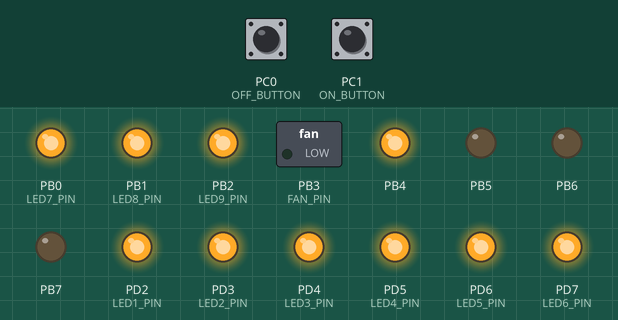
A program run on a simulated ATmega328P, built with avr-gcc and emulated at 16 MHz. On the bench: switched loads named in the program (green lamp = pin HIGH), output pins drawn as LEDs (lit = HIGH). The inputs (shaded band) are chosen by the test bench; at power-on: PC1 (ON_BUTTON) HIGH, PC0 (OFF_BUTTON) HIGH.

Above: at 3.8 s.
3.9 s: PC1 (ON_BUTTON) pulled LOW for 3.2 s
At 7.3 s:
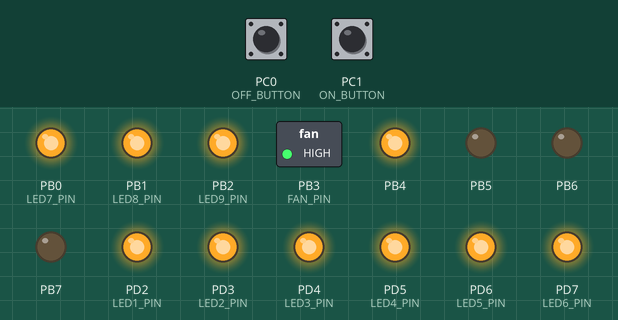
8.6 s: PC0 (OFF_BUTTON) pulled LOW for 3.2 s
At 11.5 s:
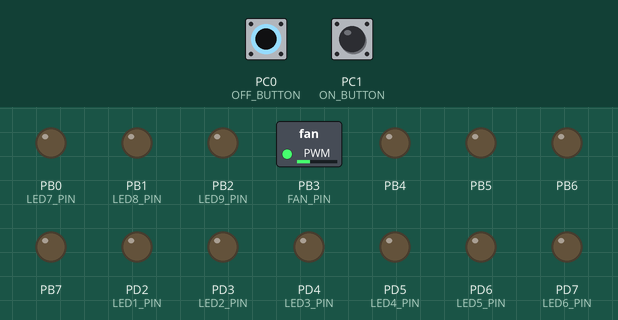
13.3 s: PC1 (ON_BUTTON) pulled LOW for 0.15 s
At 15.2 s:
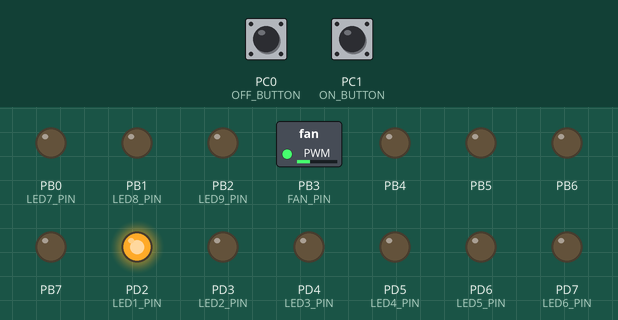
15.5 s: PC1 (ON_BUTTON) pulled LOW for 1 s
At 17.2 s:
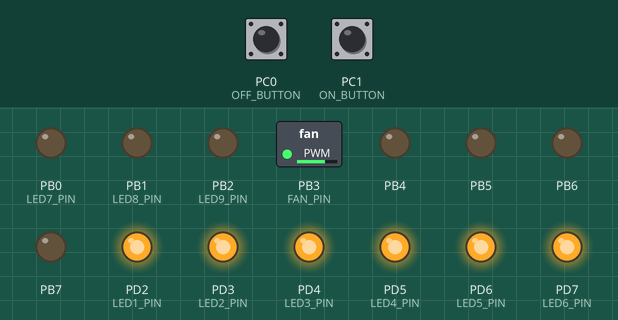
18.0 s: PC0 (OFF_BUTTON) pulled LOW for 0.15 s
At 18.5 s:
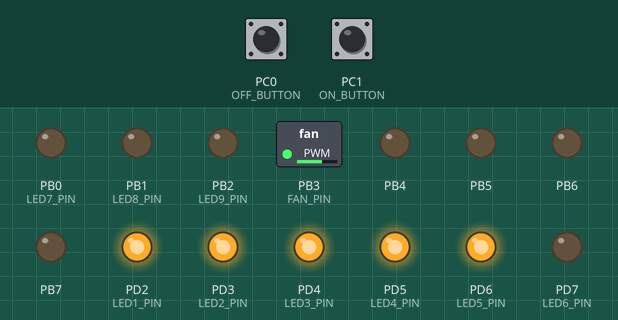
Timing chart, 0 to 20.6 s (numbered marks = the images above; inputs shaded):
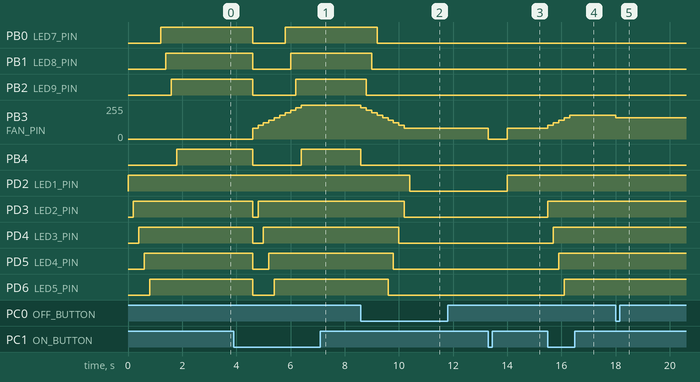

The program:

main.c
```c
/*
 * fanControl.c
 *
 * Created: 2017-04-27
 * Author : Johan Kämpe
 */

#include <avr/io.h>
#define F_CPU 16000000UL
#include <util/delay.h>

/*   Fan speeds    */
#define OFF 0
#define MAX_SPEED 10
enum{
    LED1_PIN = PD2, //index 0
    LED2_PIN = PD3, //index 1
    LED3_PIN = PD4, //index 2
    LED4_PIN = PD5, //index 3
    LED5_PIN = PD6, //index 4
    LED6_PIN = PD7, //index 5
    LED7_PIN = PB0, //index 6
    LED8_PIN = PB1, //index 7
    LED9_PIN = PB2, //index 8
    LED10_PIN = PB4 //index 9
    };

int ledPins[10] = {
    LED1_PIN,
    LED2_PIN,
    LED3_PIN,
    LED4_PIN,
    LED5_PIN,
    LED6_PIN, //index 5
    LED7_PIN, //index 6
    LED8_PIN,
    LED9_PIN,
    LED10_PIN //index 9
};
int fanRunning = 0;
#define MIN_DUTY_CYCLE (255 * 0.25)
#define DUTY_CYCLE_STEPS ((255 - MIN_DUTY_CYCLE) / 10)
#define FAN_PIN PB3 //Arduino pin D11 - OC2A PWM
//#define ON_BUTTON PC0
//#define OFF_BUTTON PC1 // EV SWAP

#define ON_BUTTON PC1
#define OFF_BUTTON PC0 // EV SWAP

int checkPin(int pin);
void setLedIndicator(int n);
void setFanSpeed(int n);

int main(void){
    //DDRC &= ~(1 << ON_BUTTON);
    //DDRC &= ~(1 << OFF_BUTTON);
    DDRC = (0b00000000); //Read
    PORTC = 0xFF;
    DDRD = (0b11111111); //Write
    DDRB = (0b11111111); //Write
    //DDRB |= (1<<LED8_PIN) | (1<<LED9_PIN) | (1<<LED10_PIN) | (1<<FAN_PIN);
    int fanSpeed = OFF;
    int updateSetting = 0;
    /*  Test leds */
    for(int i = 1; i <= 10; i++){
        setLedIndicator(i);
        _delay_ms(200);
    }
    _delay_ms(1000);
    /*   Main loop    */
    while (1){
        if(!checkPin(ON_BUTTON)){
            if(fanSpeed != MAX_SPEED){
                fanSpeed++;
                updateSetting = 1;
           }
        }

        else if(!checkPin(OFF_BUTTON)){
            if(fanSpeed != OFF){
                fanSpeed--;
                updateSetting = 1;
            }
        }

        if(updateSetting){
            setFanSpeed(fanSpeed);
            setLedIndicator(fanSpeed);
            updateSetting = 0;
            _delay_ms(200);
        }
    }
}

/*	 Check digital input on pin, returns 1 / 0	*/
int checkPin(int pin){
    int check = (PINC & (1 << pin));
	//return (PINC & (1 << pin));
    return (check > 0);
}

/*   Set fan speed via PWM?! */
void setFanSpeed(int n){
    uint8_t dutyCycle;
    dutyCycle = n * DUTY_CYCLE_STEPS + MIN_DUTY_CYCLE;
    if(!n){
        DDRB &= ~(1 << FAN_PIN);
        dutyCycle = 0x00;
        fanRunning = 0;
    }
    if(n == 1 && !fanRunning){
        DDRB |= (1 << FAN_PIN);
        _delay_ms(700);
        fanRunning = 1;
    }
    if(n == MAX_SPEED){
        dutyCycle = 255;
    }
    OCR2A = dutyCycle; //0-255
    TCCR2A |= (1 << COM2A1);
    // set none-inverting mode
    TCCR2A |= (1 << WGM21) | (1 << WGM20);
    // set fast PWM Mode
    TCCR2B |= (1 << CS21);
    // set prescaler to 8 and starts PWM
}

void setLedIndicator(int n){
    /*   Set LEDs off    */
    PORTD = 0x00;
    PORTB &= (0b11101000);

    /*    Skip loop   */
    if(n == OFF){
        return;
    }
    /*  Set LEDs on     */
    for(int i = 0; i < n; i++){
        if(i < 6){
            PORTD |= (1 << ledPins[i]);
        }
        else{
            PORTB |= (1 << ledPins[i]);
        }
    }
}
```

Measured:
- after the input at 3.9 s, PB0 (LED7_PIN): HIGH → LOW after 0.70 s, → HIGH 1.2 s later; PB1 (LED8_PIN): HIGH → LOW after 0.70 s, → HIGH 1.4 s later; PB2 (LED9_PIN): HIGH → LOW after 0.70 s, → HIGH 1.6 s later; PB3 (FAN_PIN): moves from 0/255 to 255/255 over 1.8 s, starting after 0.70 s; PB4: HIGH → LOW after 0.70 s, → HIGH 1.8 s later
- after the input at 8.6 s, PB0 (LED7_PIN): HIGH → LOW after 0.60 s; PB1 (LED8_PIN): HIGH → LOW after 0.40 s; PB2 (LED9_PIN): HIGH → LOW after 0.20 s; PB3 (FAN_PIN): moves from 255/255 to 82/255 over 1.6 s, starting at once; PB4: HIGH → LOW at once
- after the input at 13.3 s, PB3 (FAN_PIN): 82/255 → 0/255 at once, → 82/255 0.70 s later; PD2 (LED1_PIN): LOW → HIGH after 0.70 s
- after the input at 15.5 s, PB3 (FAN_PIN): moves from 82/255 to 178/255 over 0.80 s, starting at once; PD3 (LED2_PIN): LOW → HIGH at once; PD4 (LED3_PIN): LOW → HIGH after 0.20 s; PD5 (LED4_PIN): LOW → HIGH after 0.40 s; PD6 (LED5_PIN): LOW → HIGH after 0.60 s
- after the input at 18.0 s, PB3 (FAN_PIN): 178/255 → 159/255 at once; PD7 (LED6_PIN): HIGH → LOW at once
